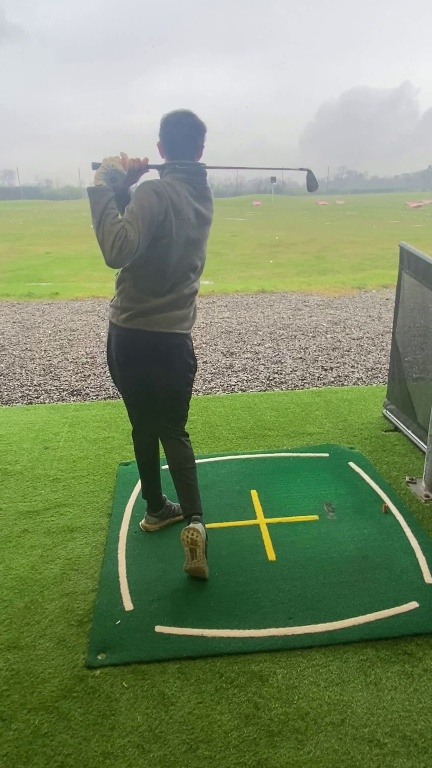
#> input picture testing/video/backswing.jpg, 432 x 768 px
$ python -i ball_detector.py   (imports and definitions only)
#> lines starting #> are read from the running program, lines starting #| are printed output that depends on the picture; after the words box and inside, x2 and y2 are one past the last pixel; in counts of white or black regions, pixels touching at a corner belong together
import cv2 as cv
import numpy as np


def detect(frame):
    gray = cv.cvtColor(frame, cv.COLOR_RGB2GRAY)
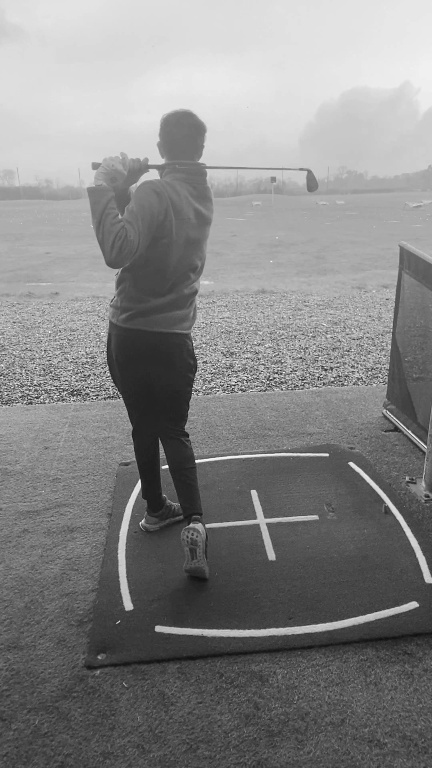
#> gray: shape (768, 432); min 11, max 249, mean 133.9

    blurred = cv.GaussianBlur(gray, (3, 3), 0)

    ret, mask = cv.threshold(blurred, 200, 255, cv.THRESH_BINARY)
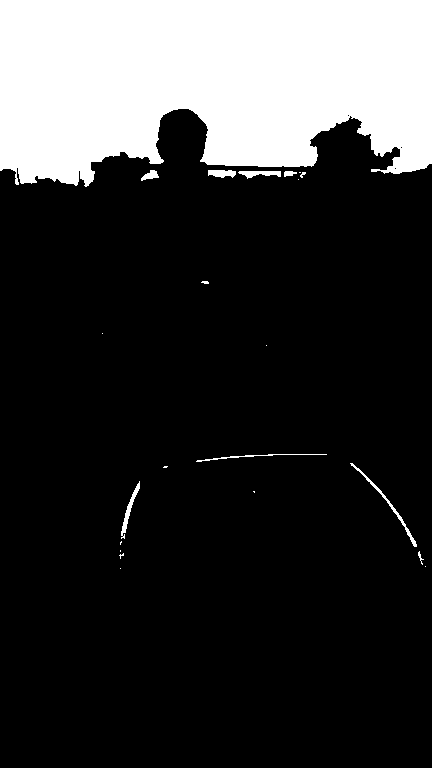
#> mask: shape (768, 432); 20.8% white; 22 white regions (13 under 20 px), largest, box (x1, y1, x2, y2) and area: (0, 0, 432, 187) 67816, (350, 463, 417, 547) 292, (121, 481, 140, 539) 234

    kernel = np.ones((3, 3), np.uint8)
    mask = cv.morphologyEx(mask, cv.MORPH_OPEN, kernel)
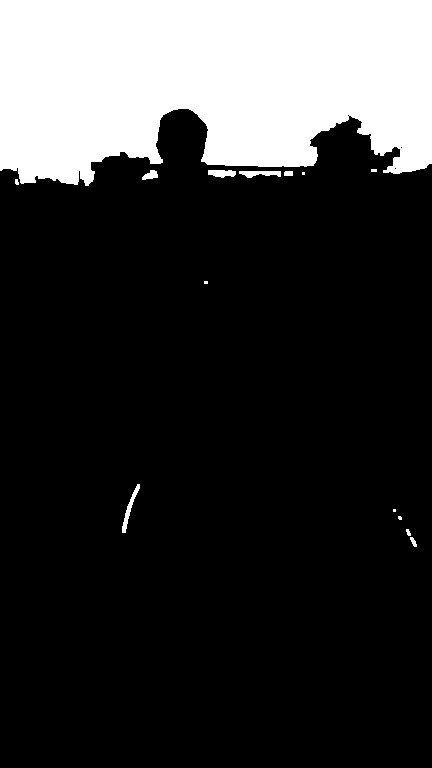
#> mask: shape (768, 432); 20.7% white; 14 white regions (5 under 20 px)

    contours, hierarchy = cv.findContours(mask, cv.RETR_TREE, cv.CHAIN_APPROX_SIMPLE)
#> contours = 17 contours, 10 with area under 20; largest, box (x1, y1, x2, y2) and area: (0, 0, 432, 186) 66968, (122, 484, 140, 533) 160, (239, 171, 281, 178) 152, (208, 170, 236, 178) 140, (142, 170, 158, 180) 82, (284, 171, 293, 176) 32, (410, 537, 417, 547) 27

    ellipses = []
    for cnt in contours:
        if len(cnt) >= 5:
            ellipse = cv.fitEllipse(cnt)
            center, axes, angle = ellipse
            major_axis, minor_axis = axes

            # Filter out larger ellipses
            if 5 <= major_axis <= 9 and 5 <= minor_axis <= 9:
                # cv.ellipse(frame, ellipse, (0, 0, 255), 2)
                ellipses.append(ellipse)
#> this loop made 17 passes
#> (center, angle, major_axis, minor_axis) on passes 1, 2, 3, 5, 7, 9, 10, 11, 12, 14: ((413.1, 541.5), 152.9, 3.41, 11.7), ((408, 532.3), 157.6, 2.98, 8.19), ((399.5, 517.5), 135, 3, 4.24), ((129.7, 508.1), 17.87, 5.58, 48.67), ((16.31, 181.6), 165.4, 3.21, 6.57), ((288.2, 173.2), 82.98, 6.63, 9.49), ((258.8, 172.5), 91.24, 8.8, 41.81), ((221.6, 172.9), 93.06, 7.21, 29.43), ((150.3, 175.1), 69.92, 8, 16.02), ((232.4, 80.75), 87.01, 167.9, 1318)
#> cnt on passes 4, 6, 8, 13, 15, 16: [[393, 509], [393, 511], [395, 511], [395, 509]], [[204, 281], [204, 283], [207, 283], [207, 281]], [[302, 172], [302, 174], [304, 174], [304, 172]], [[371, 169], [371, 171], [376, 171], [376, 169]], [[394, 168], [395, 167], [396, 168], [395, 169]], [[400, 147], [401, 146], [402, 147], [401, 148]]
#> after the loop, ellipses = []

    # Find the most circular ellipse
    try:
        aspect_ratios = []
        for ellipse in ellipses:
            length = ellipse[1][0]
            height = ellipse[1][1]
            aspect_ratio = length / height
            aspect_ratios.append(aspect_ratio)
#> this loop made 0 passes
#> after the loop, aspect_ratios = []

        index = aspect_ratios.index(min(aspect_ratios, key=lambda x: abs(x - 1)))
        most_circular = ellipses[index]

        # cv.ellipse(frame, most_circular_ellipse, (255, 0, 0), 3)
        return most_circular
    except:
        return None


class BallDetector:
    pass

>>> import cv2
>>> picture = cv2.cvtColor(cv2.imread('../../testing/video/backswing.jpg'), cv2.COLOR_BGR2RGB)
>>> result = detect(picture)
#> result = None
